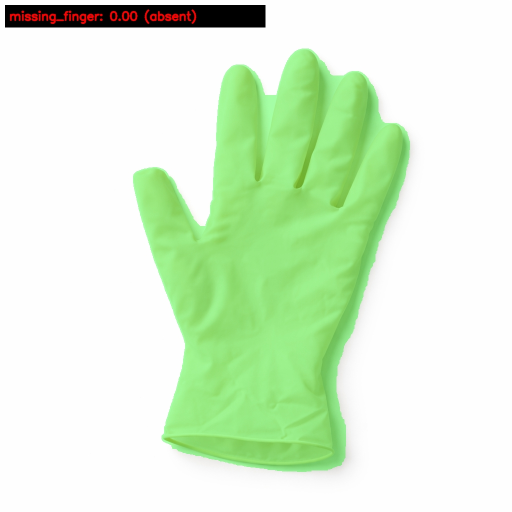
#> input picture section4.0/missing_finger/0d7c96211d960751a0df5c0c860e38b535beb834557c7bf7fdbcce70.jpg, 1024 x 1024 px (shown at 1/2 size); its folder holds only this picture in this run
$ python audit_segmentation.py ../section4.0/missing_finger/0d7c96211d960751a0df5c0c860e38b535beb834557c7bf7fdbcce70.jpg   (older library calls are emulated)
#> lines starting #> are read from the running program, lines starting #| are printed output that depends on the picture
### gdd/core/image_io.py
from __future__ import annotations

from dataclasses import dataclass
from pathlib import Path

import cv2
import numpy as np


@dataclass(frozen=True)
class LoadedImage:
    bgr: np.ndarray  # uint8 HxWx3
    path: str


def read_image(path: str | Path) -> LoadedImage:
    path = str(path)
    bgr = cv2.imread(path, cv2.IMREAD_COLOR)
#> bgr is the input picture: shape (1024, 1024, 3); mean B, G, R 210.7, 240.5, 218
    if bgr is None:
        raise FileNotFoundError(f"Could not read image: {path}")
    return LoadedImage(bgr=bgr, path=path)


def resize_max_side(bgr: np.ndarray, max_side: int = 900) -> np.ndarray:
#> called with max_side = 1100
    h, w = bgr.shape[:2]
    scale = max(h, w) / float(max_side)
    if scale <= 1.0:
        return bgr
    new_w = int(round(w / scale))
    new_h = int(round(h / scale))
    return cv2.resize(bgr, (new_w, new_h), interpolation=cv2.INTER_AREA)

### gdd/core/preprocess.py
from __future__ import annotations

import cv2
import numpy as np


def normalize_illumination(bgr: np.ndarray) -> np.ndarray:
    """
    Normalize illumination using CLAHE on the L channel in LAB space.

    This makes downstream thresholding and feature extraction less sensitive to
    lighting changes (bright daylight vs warm/dim indoor).
    """
    lab = cv2.cvtColor(bgr, cv2.COLOR_BGR2LAB)
#> lab: shape (1024, 1024, 3); mean of channels 0, 1, 2 236.7, 115.7, 140.5
    l, a, b = cv2.split(lab)
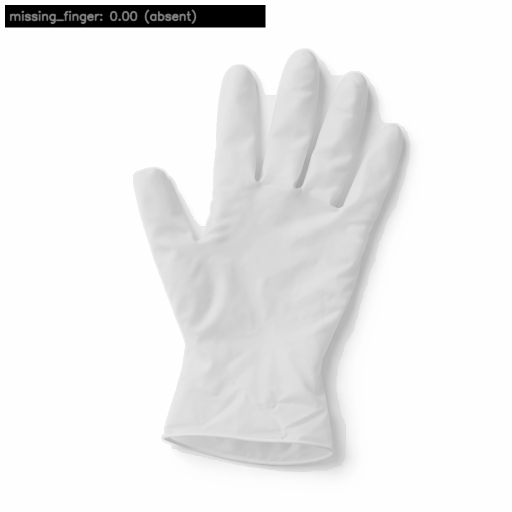
#> l: shape (1024, 1024) (shown at 1/2 size); min 0, max 255, mean 236.7
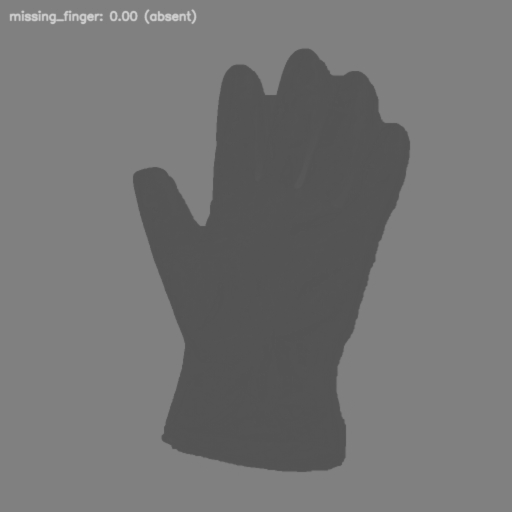
#> a: shape (1024, 1024) (shown at 1/2 size); min 82, max 208, mean 115.7
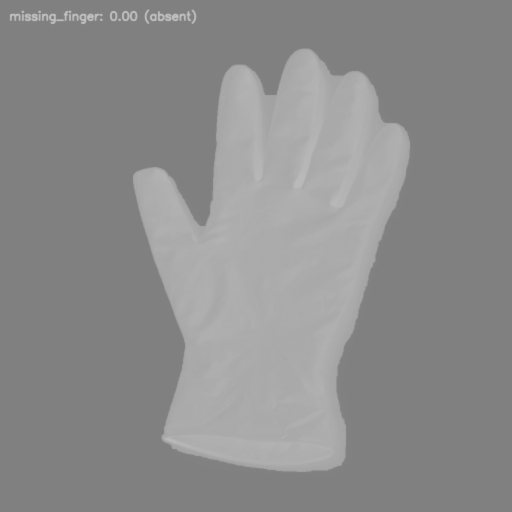
#> b: shape (1024, 1024) (shown at 1/2 size); min 127, max 195, mean 140.5
    clahe = cv2.createCLAHE(clipLimit=2.5, tileGridSize=(8, 8))
    l2 = clahe.apply(l)
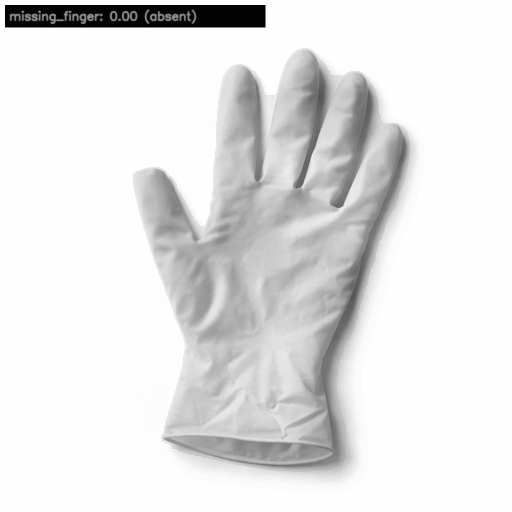
#> l2: shape (1024, 1024) (shown at 1/2 size); min 3, max 255, mean 228.2
    lab2 = cv2.merge([l2, a, b])
#> lab2: shape (1024, 1024, 3); mean of channels 0, 1, 2 228.2, 115.7, 140.5
    return cv2.cvtColor(lab2, cv2.COLOR_LAB2BGR)
#> (the rest of the program and of its run is left out)
